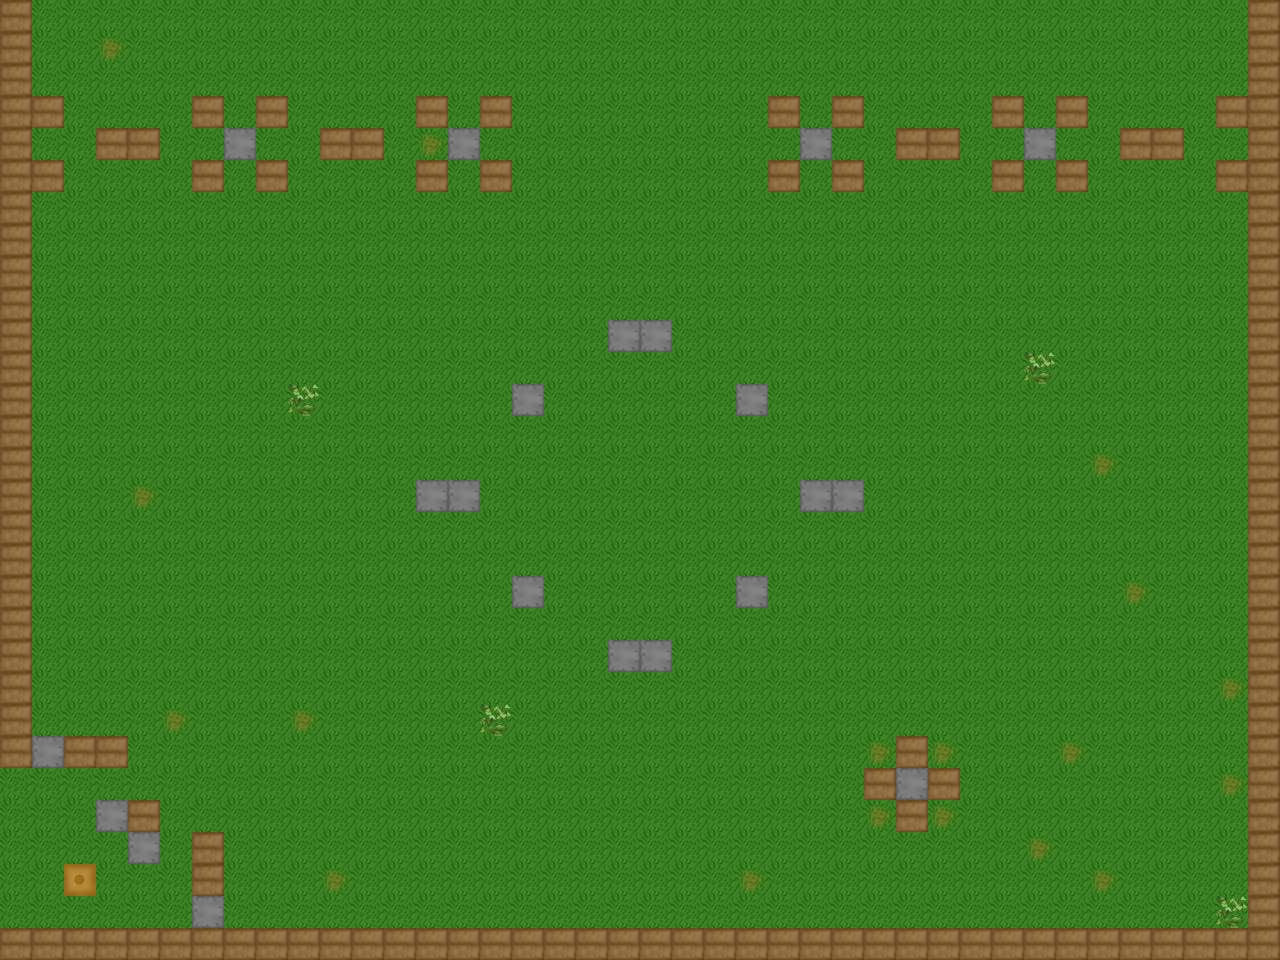

A level layout from a 2D game, rendered from its tile map. Below: a short description, then the map file with tile-grid data replaced by summaries:
An orthogonal 40x30 tile map with 32x32 px tiles, 1 tile layer (Tile Layer 1), 9 tilesets.

<map version="1.0" orientation="orthogonal" width="40" height="30" tilewidth="32" tileheight="32">
 <tileset firstgid="1" name="Spawn Coin" tilewidth="32" tileheight="32">
  <image source="coinspawn.png" trans="ff00ff" width="32" height="32" />
  <tile id="0">
   <properties>
    <property name="ID" value="202" />
   </properties>
  </tile>
 </tileset>
 <tileset firstgid="2" name="Spawn Aggressor" tilewidth="32" tileheight="32">
  <image source="aggressorspawn.png" trans="ff00ff" width="32" height="32" />
  <tile id="0">
   <properties>
    <property name="ID" value="102" />
   </properties>
  </tile>
 </tileset>
 <tileset firstgid="3" name="Spawn Wanderer" tilewidth="32" tileheight="32">
  <image source="spawnwanderer.jpg" trans="ff00ff" width="32" height="32" />
  <tile id="0">
   <properties>
    <property name="ID" value="101" />
   </properties>
  </tile>
 </tileset>
 <tileset firstgid="4" name="Spawn Berry Bush" tilewidth="32" tileheight="32">
  <image source="spawnberrybush.jpg" trans="ff00ff" width="32" height="32" />
  <tile id="0">
   <properties>
    <property name="ID" value="201" />
   </properties>
  </tile>
 </tileset>
 <tileset firstgid="5" name="Long Grass" tilewidth="32" tileheight="32">
  <image source="Long Grass.jpg" trans="ff00ff" width="32" height="32" />
  <tile id="0">
   <properties>
    <property name="ID" value="301" />
   </properties>
  </tile>
 </tileset>
 <tileset firstgid="6" name="Wooden Wall" tilewidth="32" tileheight="32">
  <image source="wooden wall.jpg" trans="ff00ff" width="32" height="32" />
  <tile id="0">
   <properties>
    <property name="ID" value="2" />
   </properties>
  </tile>
 </tileset>
 <tileset firstgid="7" name="Stone Wall" tilewidth="32" tileheight="32">
  <image source="stone_wall.png" trans="ff00ff" width="32" height="32" />
  <tile id="0">
   <properties>
    <property name="ID" value="1" />
   </properties>
  </tile>
 </tileset>
 <tileset firstgid="8" name="Mountains" tilewidth="32" tileheight="32">
  <image source="Granite.jpg" trans="ff00ff" width="32" height="32" />
  <tile id="0">
   <properties>
    <property name="ID" value="1" />
   </properties>
  </tile>
 </tileset>
 <tileset firstgid="9" name="Dungeon Floor" tilewidth="32" tileheight="32">
  <image source="dungeonfloor.png" trans="ff00ff" width="32" height="32" />
  <tile id="0">
   <properties>
    <property name="ID" value="302" />
   </properties>
  </tile>
 </tileset>
 <layer name="Tile Layer 1" width="40" height="30">
  <data>[1200 cells, 1200 non-empty, 6 distinct tile ids]</data>
 </layer>
</map>